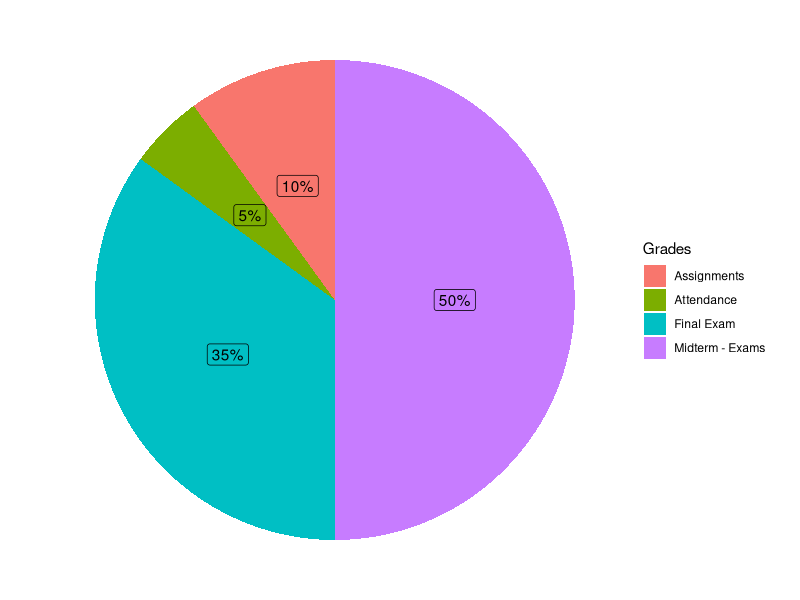
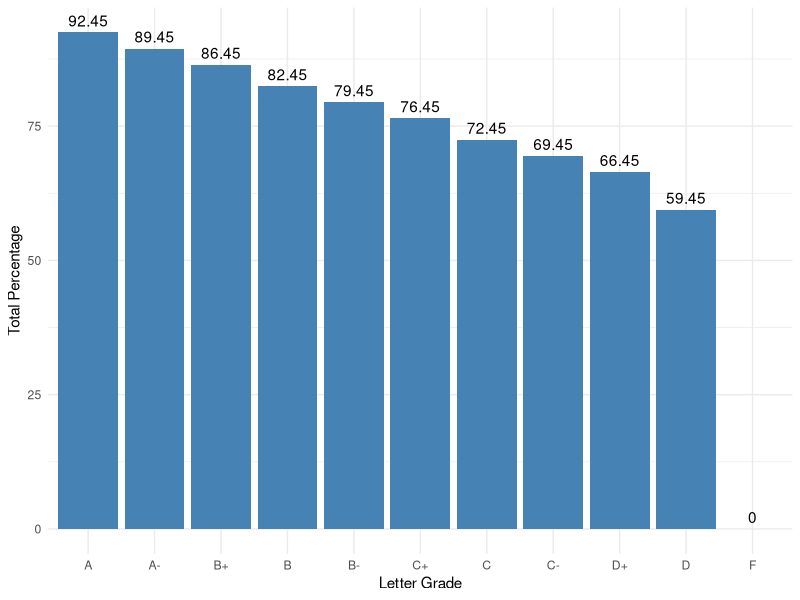

These charts were generated, in order, by the following R code:
## ---- chunk 1
knitr::opts_chunk$set(echo = FALSE, warning = FALSE, message = FALSE)
## ---- chunk 2
# install.packages("ggplot2")
library(ggplot2)
library(dplyr)
# Variables

Percentage = c(.05, .1,.5, .35)
Grades = c('Attendance', 'Assignments','Midterm - Exams', 'Final Exam')

df = data.frame(Grades = Grades, Percentage = Percentage, labels = paste0(Percentage*100, "%"))

ggplot(df, aes(x = "", y = Percentage, fill = Grades)) +
  geom_col() +
  geom_label(aes(label = labels),
             position = position_stack(vjust = 0.5),
             show.legend = FALSE) +
  labs(x='')+
  coord_polar(theta = "y")+
  theme_void()
## ---- chunk 3
library(ggplot2)
library(forcats)

# Basic barplot

Grades           = c("A","A-","B+","B","B-","C+","C","C-","D+","D", "F")
Total_Percentage = c(92.45, 89.45, 86.45, 82.45 ,79.45, 76.45, 72.45, 69.45, 66.45, 59.45, 0)
df = data.frame(Grades = Grades, Total_Percentage = Total_Percentage)


p<-ggplot(data=df, aes(x= fct_rev(fct_reorder(Grades, Total_Percentage)), y=Total_Percentage)) +
  geom_col(fill="steelblue")+
  labs(y = 'Total Percentage', x ='Letter Grade')+
  geom_text(aes(label = Total_Percentage), vjust = -0.5)+
  theme_minimal()
p

